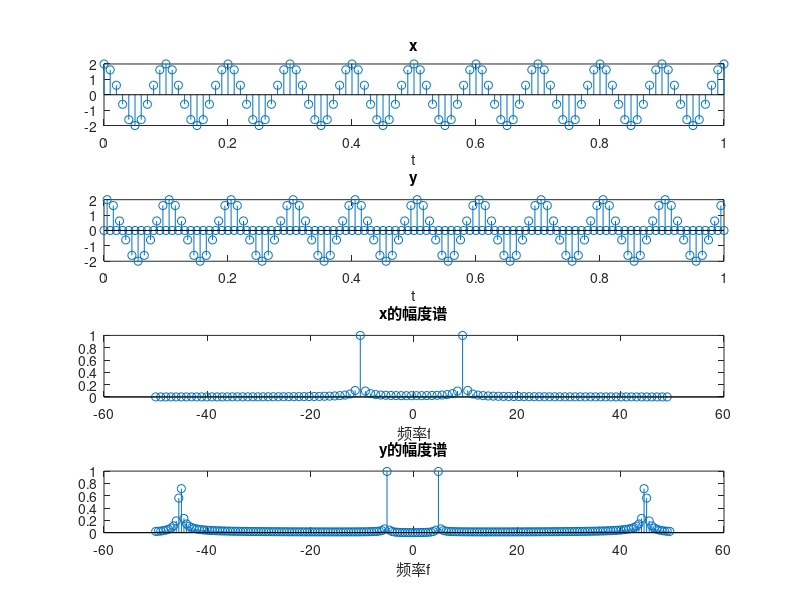

MATLAB code for this plot:
clear 
close all
clc
%%  signal% 三要素
A=2;                %amplify
f=10;               %Hz
w=2*pi*f;           %rad/s
p=pi/2;             %rad
%采样
T=1;                %s  %观测时间
fs=10*f;            %Hz %采样频率
d=1/fs;             %s  %采样间隔
t=0:d:T;       		%离散时间t
t1=0:d/2:T;       	%离散时间t
x=A*sin(w*t+p);     %正弦信号

figure(1)
subplot(4,1,1);%画图 
stem(t,x);xlabel('t');title('x');%画x的原始波形
[t1x,t1y]=size(t1);
y=zeros(t1x,t1y);
for i=1:t1y
ii = mod(i,2);
		if (ii==1)
			y(i)=0;
		else
			y(i)=x(i/2);
		end
	end
subplot(4,1,2);%画图  
stem(t1,y);xlabel('t');title('y');%画内插后y函数图

df=fs/length(t);
f=-fs/2:df:fs/2-df;
X=fft(x)/fs;
subplot(4,1,3);%画图
stem(f,fftshift(abs(X)));xlabel('频率f');title('x的幅度谱');%画原始波形x的幅度谱

df1=fs/length(t1);
f1=-fs/2:df1:fs/2-df1;
Y=fft(y)/fs;
subplot(4,1,4);%画图
stem(f1,fftshift(abs(Y)));xlabel('频率f');title('y的幅度谱');%画内插后y的幅度谱
